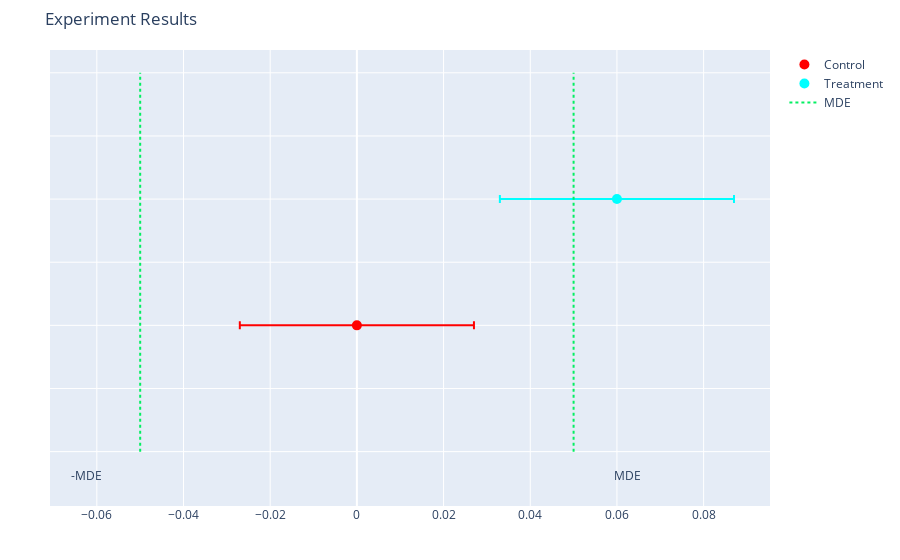

The code cell stored with this chart in its notebook:
### Code cell
# Getting results in terms of confidence intervals

confidence_intervals = ab_exp.get_experiment_results(min_sample_size, .08, min_sample_size, .14, 'Error Bars')
confidence_intervals

### Figure 1 — Plotly figure (JSON) as saved in the notebook; plotly's stock layout.template omitted (floating-point values rounded to 4 significant figures)
{"data": [{"error_x": {"array": [-0.02701, 0, 0.02701], "symmetric": true, "type": "data"}, "marker": {"color": "red", "size": 10}, "mode": "markers", "name": "Control", "type": "scatter", "x": [0], "y": [5]}, {"error_x": {"array": [0.02701, 0.06, 0.02701], "symmetric": true, "type": "data"}, "marker": {"color": "cyan", "size": 10}, "mode": "markers", "name": "Treatment", "type": "scatter", "x": [0.06], "y": [7]}, {"line": {"color": "#04ef62", "dash": "dot"}, "mode": "lines", "name": "-MDE", "showlegend": false, "type": "scatter", "x": [-0.05, -0.05], "y": [3, 9]}, {"line": {"color": "#04ef62", "dash": "dot"}, "mode": "lines", "name": "MDE", "type": "scatter", "x": [0.05, 0.05], "y": [3, 9]}, {"mode": "text", "showlegend": false, "text": "MDE", "textposition": "top center", "type": "scatter", "x": [0.0625], "y": [2.5]}, {"mode": "text", "showlegend": false, "text": "-MDE", "textposition": "top center", "type": "scatter", "x": [-0.0625], "y": [2.5]}], "layout": {"autosize": true, "margin": {"b": 50, "l": 50, "r": 50, "t": 50}, "showlegend": true, "title": {"text": "Experiment Results"}, "xaxis": {"title": {"text": ""}}, "yaxis": {"showticklabels": false, "title": {"text": ""}}}}
